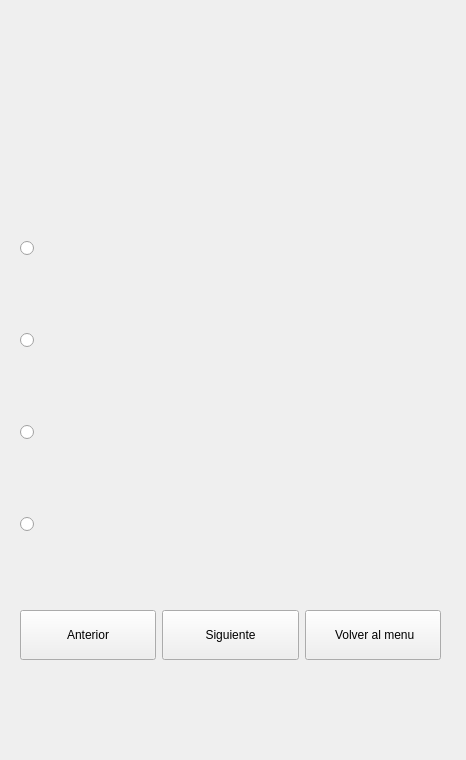
<?xml version="1.0" encoding="UTF-8"?>
<ui version="4.0">
 <class>Quiz_quedar_embarazada</class>
 <widget class="QWidget" name="Quiz_quedar_embarazada">
  <property name="geometry">
   <rect>
    <x>0</x>
    <y>0</y>
    <width>466</width>
    <height>760</height>
   </rect>
  </property>
  <property name="minimumSize">
   <size>
    <width>466</width>
    <height>760</height>
   </size>
  </property>
  <property name="maximumSize">
   <size>
    <width>466</width>
    <height>760</height>
   </size>
  </property>
  <property name="windowTitle">
   <string>FLOUWER</string>
  </property>
  <widget class="QWidget" name="verticalLayoutWidget">
   <property name="geometry">
    <rect>
     <x>20</x>
     <y>30</y>
     <width>421</width>
     <height>561</height>
    </rect>
   </property>
   <layout class="QVBoxLayout" name="verticalLayout">
    <item>
     <widget class="QLabel" name="questionLabel">
      <property name="maximumSize">
       <size>
        <width>500</width>
        <height>100</height>
       </size>
      </property>
      <property name="font">
       <font>
        <family>Arial Rounded MT Bold</family>
        <pointsize>12</pointsize>
        <bold>false</bold>
       </font>
      </property>
      <property name="tabletTracking">
       <bool>false</bool>
      </property>
      <property name="contextMenuPolicy">
       <enum>Qt::PreventContextMenu</enum>
      </property>
      <property name="layoutDirection">
       <enum>Qt::LeftToRight</enum>
      </property>
      <property name="styleSheet">
       <string notr="true"/>
      </property>
      <property name="text">
       <string/>
      </property>
      <property name="scaledContents">
       <bool>true</bool>
      </property>
      <property name="alignment">
       <set>Qt::AlignCenter</set>
      </property>
      <property name="wordWrap">
       <bool>true</bool>
      </property>
     </widget>
    </item>
    <item>
     <widget class="QRadioButton" name="option1RadioButton">
      <property name="minimumSize">
       <size>
        <width>20</width>
        <height>40</height>
       </size>
      </property>
      <property name="font">
       <font>
        <family>Arial Rounded MT Bold</family>
        <pointsize>8</pointsize>
       </font>
      </property>
      <property name="styleSheet">
       <string notr="true"/>
      </property>
      <property name="text">
       <string/>
      </property>
     </widget>
    </item>
    <item>
     <widget class="QRadioButton" name="option2RadioButton">
      <property name="sizePolicy">
       <sizepolicy hsizetype="Minimum" vsizetype="Fixed">
        <horstretch>20</horstretch>
        <verstretch>40</verstretch>
       </sizepolicy>
      </property>
      <property name="minimumSize">
       <size>
        <width>20</width>
        <height>40</height>
       </size>
      </property>
      <property name="font">
       <font>
        <family>Arial Rounded MT Bold</family>
        <pointsize>8</pointsize>
       </font>
      </property>
      <property name="styleSheet">
       <string notr="true"/>
      </property>
      <property name="text">
       <string/>
      </property>
      <property name="shortcut">
       <string notr="true"/>
      </property>
     </widget>
    </item>
    <item>
     <widget class="QRadioButton" name="option3RadioButton">
      <property name="minimumSize">
       <size>
        <width>20</width>
        <height>40</height>
       </size>
      </property>
      <property name="font">
       <font>
        <family>Arial Rounded MT Bold</family>
        <pointsize>8</pointsize>
       </font>
      </property>
      <property name="styleSheet">
       <string notr="true"/>
      </property>
      <property name="text">
       <string/>
      </property>
     </widget>
    </item>
    <item>
     <widget class="QRadioButton" name="option4RadioButton">
      <property name="minimumSize">
       <size>
        <width>20</width>
        <height>40</height>
       </size>
      </property>
      <property name="font">
       <font>
        <family>Arial Rounded MT Bold</family>
        <pointsize>8</pointsize>
       </font>
      </property>
      <property name="styleSheet">
       <string notr="true"/>
      </property>
      <property name="text">
       <string/>
      </property>
     </widget>
    </item>
   </layout>
  </widget>
  <widget class="QWidget" name="horizontalLayoutWidget">
   <property name="geometry">
    <rect>
     <x>20</x>
     <y>610</y>
     <width>421</width>
     <height>50</height>
    </rect>
   </property>
   <property name="maximumSize">
    <size>
     <width>16777215</width>
     <height>50</height>
    </size>
   </property>
   <layout class="QHBoxLayout" name="horizontalLayout">
    <item>
     <widget class="QPushButton" name="BotonAnterior_2">
      <property name="maximumSize">
       <size>
        <width>16777215</width>
        <height>50</height>
       </size>
      </property>
      <property name="styleSheet">
       <string notr="true"/>
      </property>
      <property name="text">
       <string>Anterior</string>
      </property>
      <property name="icon">
       <iconset>
        <normaloff>:/images/images/Anterior.png</normaloff>:/images/images/Anterior.png</iconset>
      </property>
     </widget>
    </item>
    <item>
     <widget class="QPushButton" name="BotonSiguiente_2">
      <property name="maximumSize">
       <size>
        <width>16777215</width>
        <height>50</height>
       </size>
      </property>
      <property name="styleSheet">
       <string notr="true"/>
      </property>
      <property name="text">
       <string>Siguiente</string>
      </property>
      <property name="icon">
       <iconset>
        <normaloff>:/images/images/Siguiente.png</normaloff>:/images/images/Siguiente.png</iconset>
      </property>
     </widget>
    </item>
    <item>
     <widget class="QPushButton" name="botonVolver_2">
      <property name="maximumSize">
       <size>
        <width>16777215</width>
        <height>50</height>
       </size>
      </property>
      <property name="styleSheet">
       <string notr="true"/>
      </property>
      <property name="text">
       <string> Volver al menu</string>
      </property>
      <property name="icon">
       <iconset>
        <normaloff>:/images/images/Menu.png</normaloff>:/images/images/Menu.png</iconset>
      </property>
     </widget>
    </item>
   </layout>
  </widget>
 </widget>
 <resources/>
 <connections/>
</ui>
